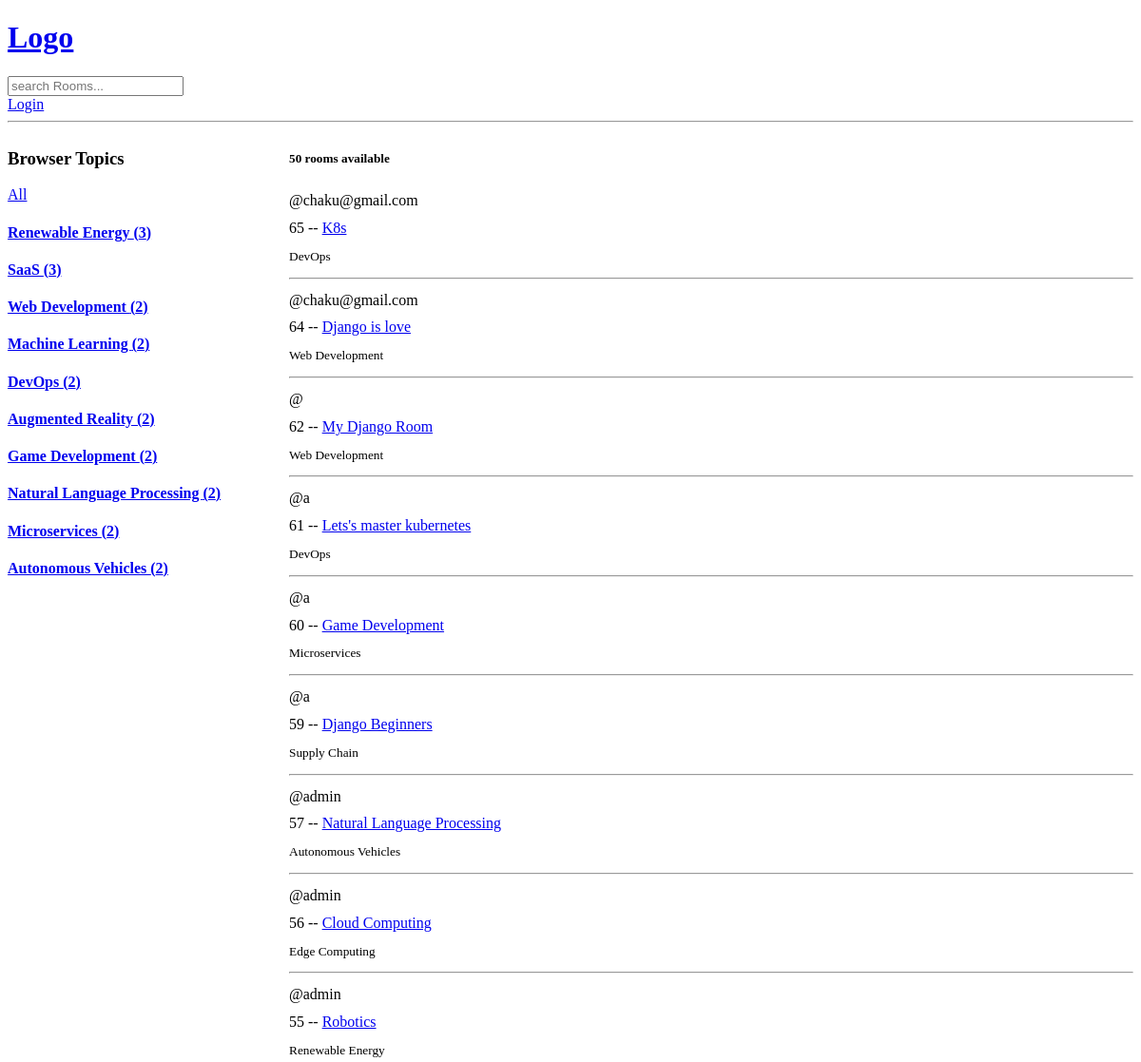
The app's page / (upper part), older data.
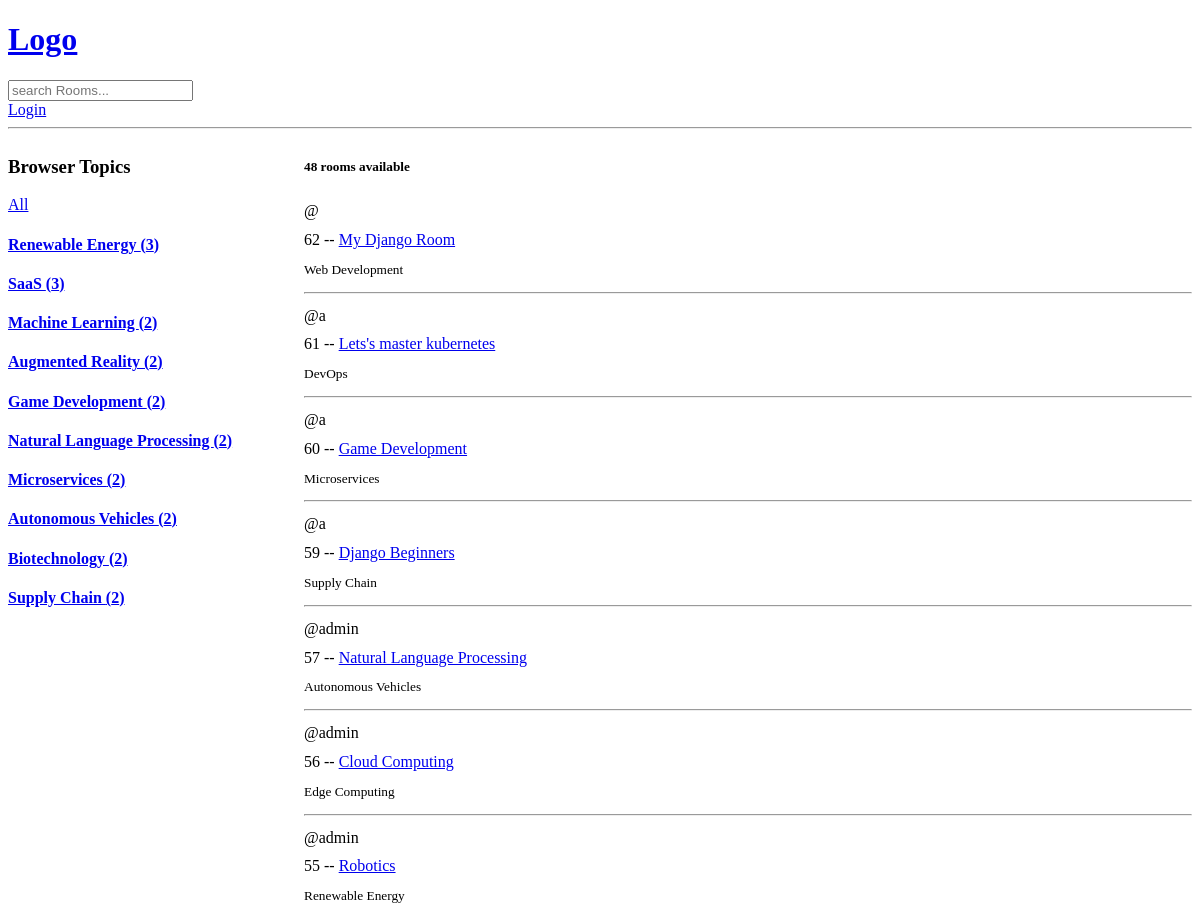
The same page, newer data.
### base/models.py (models this page shows, shortened)
class Topic(models.Model):
    name=models.CharField(max_length=200)

class Room(models.Model):
    host=models.ForeignKey(User,on_delete=models.SET_NULL,null=True)
    topic=models.ForeignKey(Topic,on_delete=models.SET_NULL,null=True)
    name=models.CharField(max_length=200)
    description=models.TextField(null=True,blank=True)
    updated=models.DateTimeField(auto_now=True)
    created=models.DateTimeField(auto_now_add=True)
    class Meta:
        ordering=['-updated','-created']

### base/views.py (the view)
# urls.py: path('',views.home,name="home"),
def home(request):
    q = request.GET.get("q")
    if q is not None:
        room = Room.objects.filter(
            Q(topic__name__icontains=q)
            | Q(name__icontains=q)
            | Q(host__username__icontains=q)
            | Q(description__icontains=q)
        )
    else:
        room = Room.objects.all()
    room_count = room.count()  # faster then len method
    pupularTopic = Topic.objects.annotate(room_count=Count("room")).order_by(
        "-room_count"
    )[:10]
    context = {"rooms": room, "topics": pupularTopic, "room_count": room_count}
    return render(request, "base/home.html", context)

### base/templates/base/home.html (shortened to what this page needs)
{% extends "main.html" %} {% block content %}
<div class="home-container">
    <div>
        <h3>Browser Topics</h3>
        <a href="{% url 'home' %}">All</a>
        {% for topic in topics %}
        <a href="{% url 'home' %}?q={{ topic.name }}">
            <h4>{{ topic.name }} ({{ topic.room_count }})</h4>
        </a>
        {% endfor %}
    </div>
    <div>
        <h5>{{ room_count }} rooms available</h5>
        <div class="room">
            {% for room in rooms %}
            <span>@{{ room.host.username }}</span>
            <div>
                {{ room.id }} --
                <a href="{% url 'room' room.id %}">{{ room.name }}</a>
            </div>
            <small>{{ room.topic.name }}</small>
            <hr />
            {% endfor %}
        </div>
    </div>
</div>
{% endblock content %}

Row changes from the older to the newer data that the page shows:
no longer on this page (row unchanged): Topic: name "Web Development", room_count "2"
no longer on this page (row unchanged): Topic: name "DevOps", room_count "2"
removed Room: host.username "chaku@gmail.com", id "65", name "K8s", topic.name "DevOps"
removed Room: host.username "chaku@gmail.com", id "64", name "Django is love", topic.name "Web Development"
now on this page (row unchanged): Topic: name "Biotechnology", room_count "2"
now on this page (row unchanged): Topic: name "Supply Chain", room_count "2"
Text that changed along with them:
{{ room_count }}: "50" → "48"
